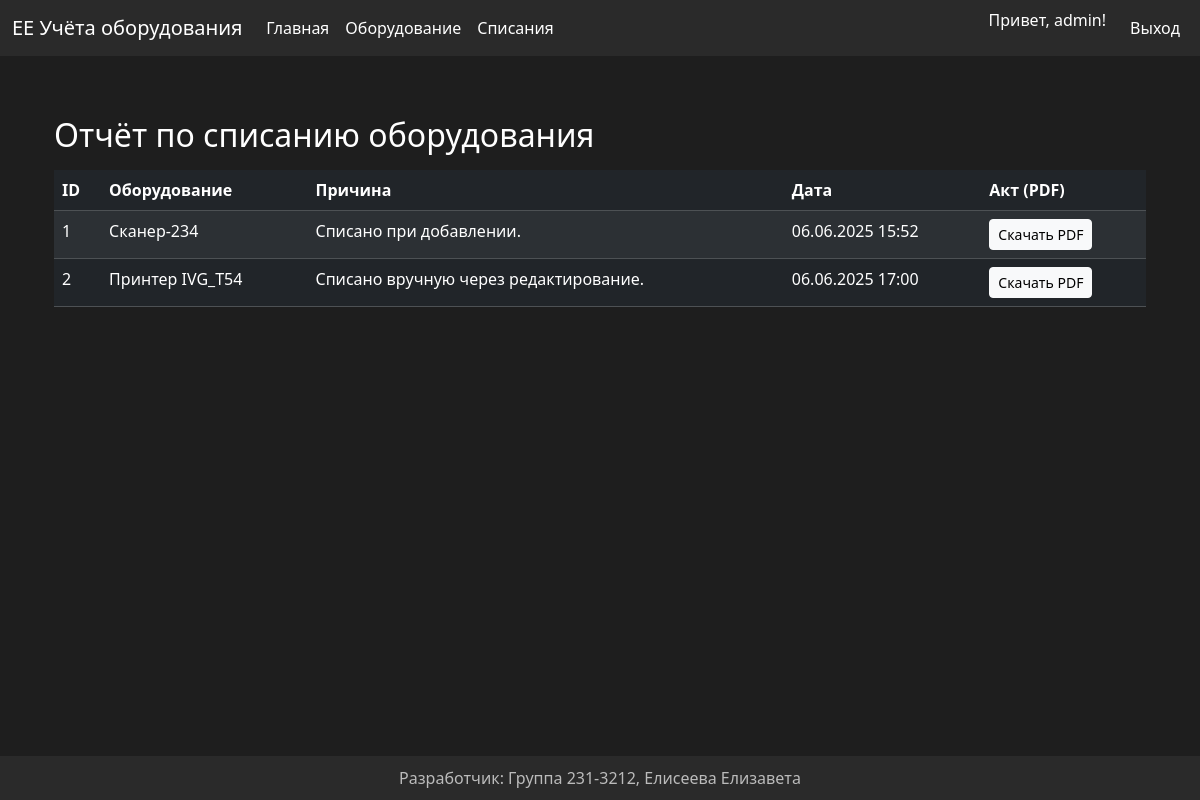
The page /writeoff (signed in) on the database its author committed.
### app/models.py (models this page shows)
class User(UserMixin, db.Model):
    id = db.Column(db.Integer, primary_key=True)
    username = db.Column(db.String(100), unique=True, nullable=False)
    password = db.Column(db.String(128), nullable=False)
    role_id = db.Column(db.Integer, db.ForeignKey('role.id'))
    role = db.relationship('Role')

class WriteOff(db.Model):
    __tablename__ = 'write_off'
    id = db.Column(db.Integer, primary_key=True)
    equipment_id = db.Column(db.Integer, db.ForeignKey('equipment.id', ondelete='CASCADE'), nullable=False)
    reason = db.Column(db.Text, nullable=False)
    pdf_filename = db.Column(db.String(255), nullable=False)
    created_at = db.Column(db.DateTime, default=datetime.utcnow)
    equipment = db.relationship('Equipment', backref=db.backref('writeoffs', cascade='all, delete'))

class Equipment(db.Model):
    id = db.Column(db.Integer, primary_key=True)
    name = db.Column(db.String(150), nullable=False)
    inventory_number = db.Column(db.String(100), nullable=False, unique=True)
    category_id = db.Column(db.Integer, db.ForeignKey('category.id'), nullable=False)
    purchase_date = db.Column(db.Date, nullable=False)
    cost = db.Column(db.Numeric(10, 2), nullable=False)
    status = db.Column(db.Enum(*STATUSES, name='status_enum'), nullable=False)
    note = db.Column(db.Text)
    category = db.relationship('Category', backref='equipments')
    photo = db.relationship('Photo', uselist=False, backref='equipment')
    persons = db.relationship('Person', secondary='equipment_person', backref='equipments')

### app/routes/equipment_routes.py (the view)
@equipment_bp.route('/writeoff', methods=['GET'])
@login_required
def writeoff_list():
    records = WriteOff.query.all()
    return render_template('writeoff_list.html', records=records)

### app/routes/auth_routes.py (called while the page is built)
@login_manager.user_loader
def load_user(user_id):
    return User.query.get(int(user_id))

### app/templates/writeoff_list.html (shortened to what this page needs)
{% extends "base.html" %}
{% block content %}
<div class="container">
    <h2>Отчёт по списанию оборудования</h2>
    {% if records %}
    <table class="table table-dark table-striped mt-3">
        <thead>
            <tr>
                <th>ID</th>
                <th>Оборудование</th>
                <th>Причина</th>
                <th>Дата</th>
                <th>Акт (PDF)</th>
            </tr>
        </thead>
        <tbody>
            {% for item in records %}
            <tr>
                <td>{{ item.id }}</td>
                <td>{{ item.equipment.name }}</td>
                <td>{{ item.reason }}</td>
                <td>{{ item.created_at.strftime('%d.%m.%Y %H:%M') }}</td>
                <td> <a class="btn btn-light btn-sm" target="_blank" href="{{ url_for('equipment.generate_writeoff_pdf', id=item.id) }}">Скачать PDF</a></td>
            </tr>
            {% endfor %}
        </tbody>
    </table>
    {% else %}
        <p class="text-muted">Списанных записей нет.</p>
    {% endif %}
</div>
{% endblock %}

### app/templates/base.html (shortened to what this page needs)
<!DOCTYPE html>
<html lang="ru">
<head>
    <link href="https://cdn.jsdelivr.net/npm/bootstrap@5.3.3/dist/css/bootstrap.min.css" rel="stylesheet">
</head>
<body>
<nav class="navbar navbar-expand-lg">
    <div class="container-fluid">
        <a class="navbar-brand" href="{{ url_for('index') }}">ЕЕ Учёта оборудования</a>
        <div class="collapse navbar-collapse" id="navMenu">
            <ul class="navbar-nav me-auto mb-2 mb-lg-0">
                <li class="nav-item">
                    <a class="nav-link" href="{{ url_for('index') }}">Главная</a>
                </li>
                {% if current_user.is_authenticated %}
                    <li class="nav-item">
                        <a class="nav-link" href="{{ url_for('equipment.index') }}">Оборудование</a>
                    </li>
                    {% if current_user.role.name in ['admin', 'tech'] %}
                        <li class="nav-item">
                            <a class="nav-link" href="{{ url_for('equipment.writeoff_list') }}">Списания</a>
                        </li>
                    {% endif %}
                {% endif %}
            </ul>
            <ul class="navbar-nav">
                {% if current_user.is_authenticated %}
                    <li class="nav-item">
                        <span class="navbar-text me-3">Привет, {{ current_user.username }}!</span>
                    </li>
                    <li class="nav-item">
                        <a class="nav-link" href="{{ url_for('auth.logout') }}">Выход</a>
                    </li>
                {% else %}
                    <li class="nav-item">
                        <a class="nav-link" href="{{ url_for('auth.login') }}">Вход</a>
                    </li>
                {% endif %}
            </ul>
        </div>
    </div>
</nav>
<div class="container">
    {% block content %}{% endblock %}
</div>
<footer>
    Разработчик: Группа 231-3212, Елисеева Елизавета
</footer>
</body>
</html>

### app/templates/base.html (style rules this page uses)
body { background-color: #1e1e1e; color: #ffffff; font-family: 'Segoe UI', sans-serif; padding-bottom: 60px; }
.navbar { background-color: #2a2a2a; }
.navbar-brand, .nav-link, .navbar-text { color: #ffffff !important; }
footer { background-color: #2a2a2a; color: #bbb; position: fixed; bottom: 0; width: 100%; padding: 10px 0; text-align: center; }
a { text-decoration: none; }
.container { padding-top: 30px; }

### rows shown on the page
User: username "admin"
WriteOff: id "1", equipment.name "Сканер-234", reason "Списано при добавлении.", created_at "06.06.2025 15:52"
WriteOff: id "2", equipment.name "Принтер IVG_T54", reason "Списано вручную через редактирование.", created_at "06.06.2025 17:00"
